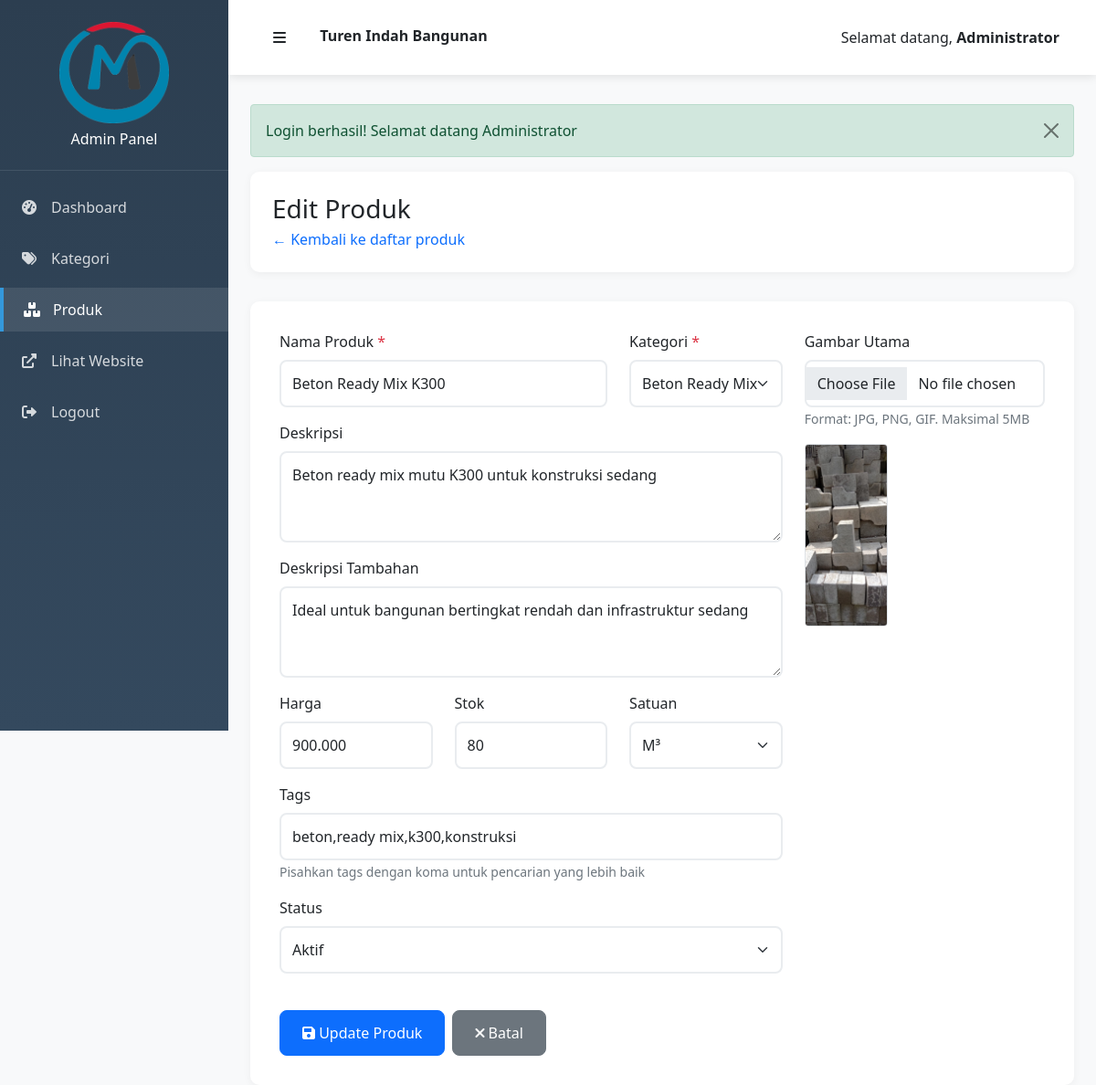
The app's page /admin/produk.php?action=edit&id=2 (signed in) with its own data.
### tables this page shows
CREATE TABLE `produk` (
  `id` int NOT NULL AUTO_INCREMENT,
  `id_kategori` int NOT NULL,
  `nama_produk` varchar(200) NOT NULL,
  `deskripsi` text,
  `deskripsi_tambahan` text,
  `tags` varchar(500) DEFAULT NULL,
  `harga` decimal(15,2) DEFAULT '0.00',
  `stok` int DEFAULT '0',
  `satuan` varchar(50) DEFAULT 'pcs',
  `gambar_utama` varchar(255) DEFAULT NULL,
  `galeri_gambar` text,
  `status` enum('aktif','nonaktif') DEFAULT 'aktif',
  `created_at` timestamp NULL DEFAULT CURRENT_TIMESTAMP,
  `updated_at` timestamp NULL DEFAULT CURRENT_TIMESTAMP ON UPDATE CURRENT_TIMESTAMP,
  PRIMARY KEY (`id`),
  KEY `id_kategori` (`id_kategori`),
  CONSTRAINT `produk_ibfk_1` FOREIGN KEY (`id_kategori`) REFERENCES `kategori` (`id`) ON DELETE CASCADE
);

CREATE TABLE `kategori` (
  `id` int NOT NULL AUTO_INCREMENT,
  `nama_kategori` varchar(100) NOT NULL,
  `deskripsi` text,
  `gambar` varchar(255) DEFAULT NULL,
  `status` enum('aktif','nonaktif') DEFAULT 'aktif',
  `created_at` timestamp NULL DEFAULT CURRENT_TIMESTAMP,
  `updated_at` timestamp NULL DEFAULT CURRENT_TIMESTAMP ON UPDATE CURRENT_TIMESTAMP,
  PRIMARY KEY (`id`)
);

### admin/produk.php (the view, shortened to what the rows shown need)
<?php
require_once '../includes/init.php';
$action = $_GET['action'] ?? 'list';
$id = $_GET['id'] ?? null;
$kategoris = $kategoriModel->getByStatus('aktif');
if ($action === 'edit' && $id) {
    $produk = $produkModel->getById($id);
}
include 'includes/header.php';
?>
<div class="page-header">
    <div class="d-flex justify-content-between align-items-center">
        <div>
            <h2 class="h3 mb-1">
                <?php if ($action === 'add'): ?>
                    Tambah Produk
                <?php elseif ($action === 'edit'): ?>
                    Edit Produk
                <?php else: ?>
                    Kelola Produk
                <?php endif; ?>
            </h2>
        </div>
    </div>
</div>
<?php if ($action === 'list'): ?>
    <div class="table-container">
        <?php if (!empty($produks)): ?>
            <div class="table-responsive">
                <table class="table table-hover data-table">
                    <thead class="table-light">
                        <tr>
                            <th width="80">ID</th>
                            <th width="100">Gambar</th>
                            <th>Nama Produk</th>
                            <th>Kategori</th>
                            <th>Harga</th>
                            <th>Stok</th>
                            <th width="100">Status</th>
                            <th width="150">Aksi</th>
                        </tr>
                    </thead>
                    <tbody>
                        <?php foreach ($produks as $prod): ?>
                            <tr>
                                <td><?= $prod['id'] ?></td>
                                <td>
                                    <?php if ($prod['gambar_utama']): ?>
                                        <img src="<?= PRODUK_IMG_URL . $prod['gambar_utama'] ?>"
                                             alt="<?= htmlspecialchars($prod['nama_produk']) ?>"
                                             class="rounded" width="60" height="60" style="object-fit: cover;">
                                    <?php else: ?>
                                        <div class="bg-light rounded d-flex align-items-center justify-content-center"
                                             style="width: 60px; height: 60px;">
                                            <i class="fas fa-image text-muted"></i>
                                        </div>
                                    <?php endif; ?>
                                </td>
                                <td>
                                    <div class="fw-medium"><?= htmlspecialchars($prod['nama_produk']) ?></div>
                                    <small class="text-muted">
                                        <?= htmlspecialchars(substr($prod['deskripsi'], 0, 50)) ?>
                                        <?= strlen($prod['deskripsi']) > 50 ? '...' : '' ?>
                                    </small>
                                </td>
                                <td>
                                    <span class="badge bg-info"><?= htmlspecialchars($prod['nama_kategori']) ?></span>
                                </td>
                                <td><?= formatRupiah($prod['harga']) ?></td>
                                <td>
                                    <span class="badge <?= $prod['stok'] <= 5 ? 'bg-danger' : ($prod['stok'] <= 10 ? 'bg-warning' : 'bg-success') ?>">
                                        <?= $prod['stok'] ?> <?= $prod['satuan'] ?>
                                    </span>
                                </td>
                                <td>
                                    <span class="badge <?= $prod['status'] === 'aktif' ? 'bg-success' : 'bg-secondary' ?>">
                                        <?= ucfirst($prod['status']) ?>
                                    </span>
                                </td>
                                <td>
                                    <div class="btn-group" role="group">
                                        <a href="produk.php?action=edit&id=<?= $prod['id'] ?>"
                                           class="btn btn-warning btn-action" title="Edit">
                                            <i class="fas fa-edit"></i>
                                        </a>
                                        <a href="produk.php?action=toggle_status&id=<?= $prod['id'] ?>"
                                           class="btn btn-info btn-action"
                                           title="<?= $prod['status'] === 'aktif' ? 'Nonaktifkan' : 'Aktifkan' ?>">
                                            <i class="fas fa-<?= $prod['status'] === 'aktif' ? 'eye-slash' : 'eye' ?>"></i>
                                        </a>
                                        <button class="btn btn-danger btn-action"
                                                onclick="confirmDelete('produk.php?action=delete&id=<?= $prod['id'] ?>', '<?= htmlspecialchars($prod['nama_produk']) ?>')"
                                                title="Hapus">
                                            <i class="fas fa-trash"></i>
                                        </button>
                                    </div>
                                </td>
                            </tr>
                        <?php endforeach; ?>
                    </tbody>
                </table>
            </div>
        <?php else: ?>
            <div class="text-center py-5">
                <i class="fas fa-boxes fa-3x text-muted mb-3"></i>
                <h5>Belum Ada Produk</h5>
                <p class="text-muted">Tambah produk pertama untuk memulai</p>
                <a href="produk.php?action=add" class="btn btn-primary">
                    <i class="fas fa-plus"></i> Tambah Produk Pertama
                </a>
            </div>
        <?php endif; ?>
    </div>
<?php else: ?>
    <div class="form-container">
        <form method="POST" enctype="multipart/form-data">
            <div class="row">
                <div class="col-md-8">
                    <div class="row">
                        <div class="col-md-8">
                            <div class="mb-3">
                                <label for="nama_produk" class="form-label">Nama Produk <span class="text-danger">*</span></label>
                                <input type="text" class="form-control" id="nama_produk" name="nama_produk"
                                       value="<?= htmlspecialchars($produk['nama_produk'] ?? '') ?>" required>
                            </div>
                        </div>
                        <div class="col-md-4">
                            <div class="mb-3">
                                <label for="id_kategori" class="form-label">Kategori <span class="text-danger">*</span></label>
                                <select class="form-select" id="id_kategori" name="id_kategori" required>
                                    <?php foreach ($kategoris as $kat): ?>
                                        <option value="<?= $kat['id'] ?>"
                                                <?= ($produk['id_kategori'] ?? '') == $kat['id'] ? 'selected' : '' ?>>
                                            <?= htmlspecialchars($kat['nama_kategori']) ?>
                                        </option>
                                    <?php endforeach; ?>
                                </select>
                            </div>
                        </div>
                    </div>
                    <div class="mb-3">
                        <label for="deskripsi" class="form-label">Deskripsi</label>
                        <textarea class="form-control" id="deskripsi" name="deskripsi" rows="3"
                                  placeholder="Deskripsi produk..."><?= htmlspecialchars($produk['deskripsi'] ?? '') ?></textarea>
                    </div>
                    <div class="mb-3">
                        <label for="deskripsi_tambahan" class="form-label">Deskripsi Tambahan</label>
                        <textarea class="form-control" id="deskripsi_tambahan" name="deskripsi_tambahan" rows="3"
                                  placeholder="Informasi detail produk..."><?= htmlspecialchars($produk['deskripsi_tambahan'] ?? '') ?></textarea>
                    </div>
                    <div class="row">
                        <div class="col-md-4">
                            <div class="mb-3">
                                <label for="harga" class="form-label">Harga</label>
                                <input type="text" class="form-control" id="harga" name="harga"
                                       value="<?= isset($produk['harga']) ? number_format($produk['harga'], 0, ',', '.') : '' ?>"
                                       placeholder="0" oninput="formatRupiah(this)">
                            </div>
                        </div>
                        <div class="col-md-4">
                            <div class="mb-3">
                                <label for="stok" class="form-label">Stok</label>
                                <input type="number" class="form-control" id="stok" name="stok"
                                       value="<?= $produk['stok'] ?? '' ?>" min="0">
                            </div>
                        </div>
                        <div class="col-md-4">
                            <div class="mb-3">
                                <label for="satuan" class="form-label">Satuan</label>
                                <select class="form-select" id="satuan" name="satuan">
                                    <option value="m3" <?= ($produk['satuan'] ?? '') === 'm3' ? 'selected' : '' ?>>M³</option>
                                </select>
                            </div>
                        </div>
                    </div>
                    <div class="mb-3">
                        <label for="tags" class="form-label">Tags</label>
                        <input type="text" class="form-control" id="tags" name="tags"
                               value="<?= htmlspecialchars($produk['tags'] ?? '') ?>"
                               placeholder="beton, ready mix, konstruksi (pisahkan dengan koma)">
                        <small class="form-text text-muted">Pisahkan tags dengan koma untuk pencarian yang lebih baik</small>
                    </div>
                    <div class="mb-3">
                        <label for="status" class="form-label">Status</label>
                        <select class="form-select" id="status" name="status">
                            <option value="aktif" <?= ($produk['status'] ?? 'aktif') === 'aktif' ? 'selected' : '' ?>>Aktif</option>
                        </select>
                    </div>
                </div>
                <div class="col-md-4">
                    <div class="mb-3">
                        <label for="gambar_utama" class="form-label">Gambar Utama</label>
                        <input type="file" class="form-control" id="gambar_utama" name="gambar_utama"
                               accept="image/*" onchange="previewImage(this)">
                        <small class="form-text text-muted">Format: JPG, PNG, GIF. Maksimal 5MB</small>
                    </div>
                    <div class="image-preview" <?= !isset($produk['gambar_utama']) ? 'style="display: none;"' : '' ?>>
                        <img src="<?= isset($produk['gambar_utama']) ? PRODUK_IMG_URL . $produk['gambar_utama'] : '#' ?>"
                             alt="Preview" class="img-fluid rounded border" style="max-height: 200px;">
                    </div>
                </div>
            </div>
            <div class="row mt-4">
                <div class="col-12">
                    <div class="d-flex gap-2">
                        <button type="submit" class="btn btn-primary">
                            <i class="fas fa-save"></i>
                            <?= $action === 'add' ? 'Tambah' : 'Update' ?> Produk
                        </button>
                        <a href="produk.php" class="btn btn-secondary">
                            <i class="fas fa-times"></i> Batal
                        </a>
                    </div>
                </div>
            </div>
        </form>
    </div>
<?php endif; ?>
<?php include 'includes/footer.php'; ?>

### records on screen
produk: nama_produk "Beton Ready Mix K300", id_kategori "Beton Ready Mix", deskripsi "Beton ready mix mutu K300 untuk konstruksi sedang", deskripsi_tambahan "Ideal untuk bangunan bertingkat rendah dan infrastruktur sedang", harga "900.000", stok "80", satuan "M³", tags "beton,ready mix,k300,konstruksi", status "Aktif", gambar_utama (picture)

### other values on screen
$_SESSION['admin_nama'] "Administrator"
$flashMessage['message'] "Login berhasil! Selamat datang Administrator"
